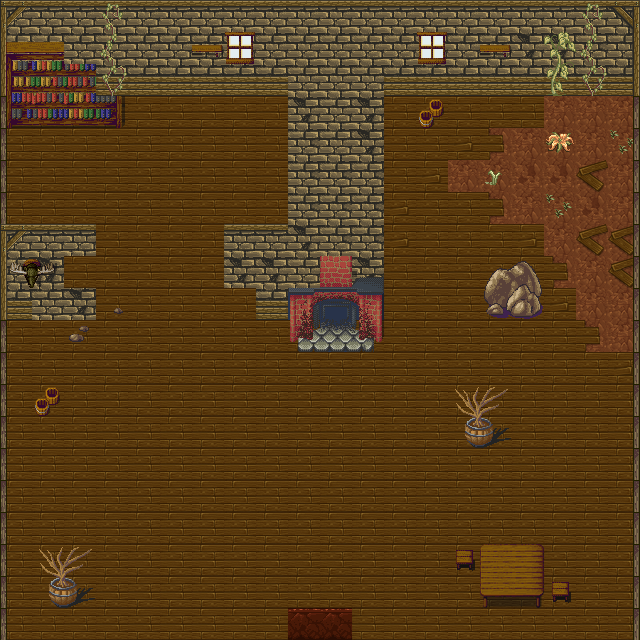

The image is a tile-based game level rendered from a .tmx file. Its description and source (layers, tilesets, objects; grid data summarised) follow:
An orthogonal 20x20 tile map with 32x32 px tiles, 4 tile layers (ground, collision, grass, above), 3 tilesets and 1 object.

<map version="1.0" orientation="orthogonal" renderorder="right-down" width="20" height="20" tilewidth="32" tileheight="32">
 <tileset firstgid="1" name="hyptosis_til-art-batch-2" tilewidth="32" tileheight="32">
  <image source="tilesets/hyptosis_til-art-batch-2.png" trans="000000" width="960" height="960" />
 </tileset>
 <tileset firstgid="901" name="hyptosis_tile-art-batch-1" tilewidth="32" tileheight="32">
  <image source="tilesets/hyptosis_tile-art-batch-1.png" trans="000000" width="960" height="960" />
 </tileset>
 <tileset firstgid="1801" name="TileC" tilewidth="32" tileheight="32">
  <image source="tilesets/TileC.png" trans="000000" width="512" height="512" />
 </tileset>
 <layer name="ground" width="20" height="20">
  <data>[400 cells, 342 non-empty, 9 distinct tile ids]</data>
 </layer>
 <layer name="collision" width="20" height="20">
  <data>[400 cells, 157 non-empty, 29 distinct tile ids]</data>
 </layer>
 <layer name="grass" width="20" height="20">
  <data>[400 cells, 6 non-empty, 5 distinct tile ids]</data>
 </layer>
 <layer name="above" width="20" height="20">
  <data>[400 cells, 67 non-empty, 30 distinct tile ids]</data>
 </layer>
 <objectgroup width="20" height="20" name="objectDoor">
  <object x="288" y="608" width="64" height="32">
   <properties>
    <property name="destX" value="-80" />
    <property name="destY" value="-58" />
    <property name="mapName" value="LargeMapGrasslands.tmx" />
   </properties>
  </object>
 </objectgroup>
</map>
